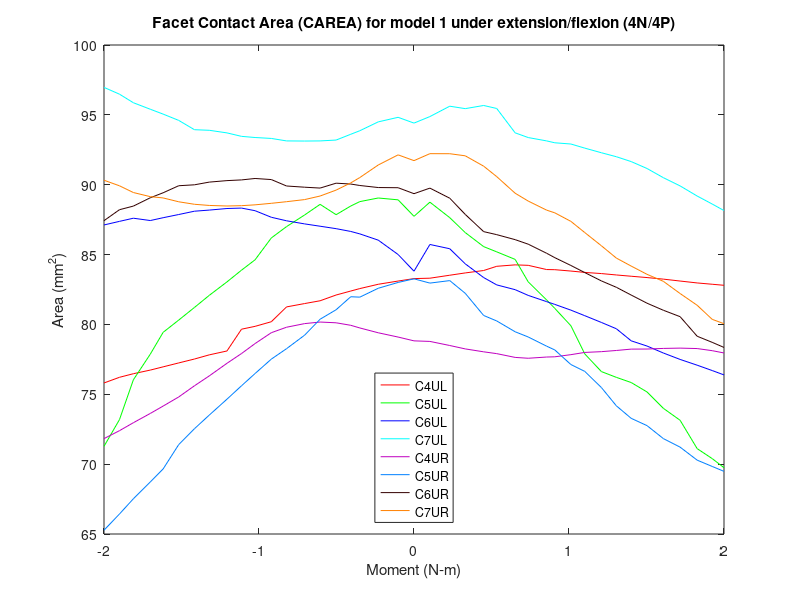

Here is the MATLAB script that generated this plot:
% Facet Contact Area (CAREA)
% model1_SlideSlide_Tether/4n & 4p
clear all;
%% 4P
figure (4)

c4ulxp=[2 2.05126 2.11533 2.16533 2.2247 2.26689 2.32627 2.36846 2.42783 2.4542 2.50615 2.55076 2.60453 2.65273 2.70062 2.75176 2.80444 2.85837 2.91342 2.96196 3 ]-2;
c4ulyp=[83.2809 83.3093 83.5218 83.6865 83.8596 84.1609 84.2636 84.2299 83.9285 83.9185 83.8204 83.724 83.6401 83.541 83.4492 83.3544 83.2424 83.1062 82.9699 82.8756 82.8013];

c4urxp=[2 2.05126 2.11533 2.16533 2.2247 2.26689 2.32627 2.36846 2.42783 2.4542 2.50615 2.55076 2.60453 2.65273 2.70062 2.75176 2.80444 2.85837 2.91342 2.96196 3 ]-2;
c4uryp=[78.8243 78.7846 78.4918 78.2483 78.0398 77.9096 77.6397 77.5791 77.6669 77.6832 77.8366 77.996 78.0514 78.1359 78.2333 78.2389 78.2832 78.3049 78.2734 78.1219 77.958 ];

c5ulxp=[2 2.05126 2.11533 2.16533 2.2247 2.26689 2.32627 2.36846 2.42783 2.4542 2.50615 2.55076 2.60453 2.65273 2.70062 2.75176 2.80444 2.85837 2.91342 2.96196 3 ]-2;
c5ulyp=[87.7379 88.7514 87.6425 86.5736 85.5691 85.1944 84.655 83.0464 81.7533 81.1481 79.9053 77.8934 76.6247 76.2123 75.8414 75.1661 73.9945 73.1407 71.1103 70.3967 69.7459 ];

c5urxp=[2 2.05126 2.11533 2.16533 2.2247 2.26689 2.32627 2.36846 2.42783 2.4542 2.50615 2.55076 2.60453 2.65273 2.70062 2.75176 2.80444 2.85837 2.91342 2.96196 3 ]-2;
c5uryp=[83.2642 82.9587 83.137 82.2274 80.641 80.2486 79.4751 79.1019 78.4447 78.1734 77.1287 76.6406 75.482 74.175 73.2783 72.7561 71.8277 71.2177 70.2861 69.8353 69.4839];

c6ulxp=[2 2.05126 2.11533 2.16533 2.2247 2.26689 2.32627 2.36846 2.42783 2.4542 2.50615 2.55076 2.60453 2.65273 2.70062 2.75176 2.80444 2.85837 2.91342 2.96196 3 ]-2;
c6ulyp=[83.8105 85.7227 85.4174 84.3367 83.3548 82.8295 82.4881 82.0777 81.6312 81.4341 81.023 80.6268 80.1419 79.691 78.8267 78.4528 77.9538 77.4956 77.0829 76.6992 76.3865  ];

c6urxp=[2 2.05126 2.11533 2.16533 2.2247 2.26689 2.32627 2.36846 2.42783 2.4542 2.50615 2.55076 2.60453 2.65273 2.70062 2.75176 2.80444 2.85837 2.91342 2.96196 3 ]-2;
c6uryp=[89.3584 89.757 89.0343 87.8739 86.6421 86.4257 86.0684 85.7441 85.094 84.7786 84.2194 83.7126 83.1145 82.6582 82.1028 81.5185 81.0143 80.5555 79.1549 78.7175 78.3531];

c7ulxp=[2 2.05126 2.11533 2.16533 2.2247 2.26689 2.32627 2.36846 2.42783 2.4542 2.50615 2.55076 2.60453 2.65273 2.70062 2.75176 2.80444 2.85837 2.91342 2.96196 3 ]-2;
c7ulyp=[94.4104 94.8779 95.6195 95.4453 95.6715 95.4561 93.7136 93.3756 93.1361 93.0017 92.9131 92.6203 92.2881 92.0041 91.6554 91.1601 90.5027 89.9154 89.1904 88.6175 88.1508 ];

c7urxp=[2 2.05126 2.11533 2.16533 2.2247 2.26689 2.32627 2.36846 2.42783 2.4542 2.50615 2.55076 2.60453 2.65273 2.70062 2.75176 2.80444 2.85837 2.91342 2.96196 3 ]-2;
c7uryp=[91.7238 92.2223 92.2188 92.0692 91.3273 90.5782 89.3912 88.8295 88.1809 87.9872 87.3758 86.5773 85.6301 84.749 84.1767 83.5858 83.0839 82.2131 81.3711 80.3631 80.0537];

%% 4N

c4ulxn=-1*[2 2.05126 2.11533 2.17471 2.20404 2.25121 2.30289 2.35286 2.41117 2.46025 2.51267 2.5564 2.60334 2.66048 2.70822 2.759 2.80923 2.85061 2.90524 2.95003 3]+2;
c4ulyn=[83.2809 83.1054 82.8745 82.5663 82.3906 82.106 81.6938 81.4939 81.2542 80.1936 79.8629 79.6591 78.0999 77.8219 77.524 77.2445 76.9645 76.733 76.4725 76.2166 75.8099];

c4urxn=-1*[2 2.05126 2.11533 2.17471 2.20404 2.25121 2.30289 2.35286 2.41117 2.46025 2.51267 2.5564 2.60334 2.66048 2.70822 2.759 2.80923 2.85061 2.90524 2.95003 3]+2;
c4uryn=[78.8243 79.0964 79.4025 79.7476 79.938 80.1173 80.1712 80.059 79.7998 79.4084 78.63 77.9171 77.2173 76.3153 75.6086 74.8092 74.1569 73.63 72.9655 72.3963 71.828];

c5ulxn=-1*[2 2.05126 2.11533 2.17471 2.20404 2.25121 2.30289 2.35286 2.41117 2.46025 2.51267 2.5564 2.60334 2.66048 2.70822 2.759 2.80923 2.85061 2.90524 2.95003 3]+2;
c5ulyn=[87.7379 88.918 89.0495 88.7912 88.4758 87.8546 88.5948 87.8341 87.0009 86.19 84.6259 83.8843 83.0444 82.0805 81.2152 80.3113 79.4345 77.8762 76.0379 73.1907 71.2754];

c5urxn=-1*[2 2.05126 2.11533 2.17471 2.20404 2.25121 2.30289 2.35286 2.41117 2.46025 2.51267 2.5564 2.60334 2.66048 2.70822 2.759 2.80923 2.85061 2.90524 2.95003 3]+2;
c5uryn=[83.2642 83.0055 82.589 81.9531 81.9817 81.0521 80.3732 79.2307 78.2641 77.5166 76.4861 75.6097 74.6498 73.5098 72.5359 71.3984 69.6579 68.7267 67.5222 66.4326 65.2717];

c6ulxn=-1*[2 2.05126 2.11533 2.17471 2.20404 2.25121 2.30289 2.35286 2.41117 2.46025 2.51267 2.5564 2.60334 2.66048 2.70822 2.759 2.80923 2.85061 2.90524 2.95003 3]+2;
c6ulyn=[83.8105 85.0042 86.0329 86.4803 86.6554 86.8546 87.0292 87.1958 87.4182 87.6701 88.1403 88.3277 88.2973 88.1842 88.1043 87.8668 87.6386 87.436 87.6023 87.3772 87.1197];

c6urxn=-1*[2 2.05126 2.11533 2.17471 2.20404 2.25121 2.30289 2.35286 2.41117 2.46025 2.51267 2.5564 2.60334 2.66048 2.70822 2.759 2.80923 2.85061 2.90524 2.95003 3]+2;
c6uryn=[89.3584 89.7851 89.7981 89.9446 90.0486 90.1101 89.76 89.822 89.9088 90.3691 90.4466 90.3441 90.2937 90.1866 89.9937 89.9274 89.4237 89.0667 88.47 88.2121 87.4268];

c7ulxn=-1*[2 2.05126 2.11533 2.17471 2.20404 2.25121 2.30289 2.35286 2.41117 2.46025 2.51267 2.5564 2.60334 2.66048 2.70822 2.759 2.80923 2.85061 2.90524 2.95003 3]+2;
c7ulyn=[94.4104 94.8242 94.4982 93.8647 93.6108 93.1968 93.135 93.1258 93.1352 93.3125 93.3791 93.4615 93.7092 93.8962 93.9373 94.6037 95.0539 95.4019 95.8675 96.4799 96.9672];

c7urxn=-1*[2 2.05126 2.11533 2.17471 2.20404 2.25121 2.30289 2.35286 2.41117 2.46025 2.51267 2.5564 2.60334 2.66048 2.70822 2.759 2.80923 2.85061 2.90524 2.95003 3]+2;
c7uryn=[91.7238 92.1373 91.4118 90.5142 90.1307 89.6149 89.1907 88.9356 88.7851 88.6694 88.5603 88.5 88.4766 88.5165 88.5997 88.7784 89.0539 89.146 89.4407 89.9216 90.3204 ];
%% left

c4xl=2*[flip(c4ulxn(2:21)),c4ulxp];
c4yl=[flip(c4ulyn(2:21)),c4ulyp];
a=plot(c4xl,c4yl,'r');
hold on

c5xl=2*[flip(c5ulxn(2:21)),c5ulxp];
c5yl=[flip(c5ulyn(2:21)),c5ulyp];
b=plot(c5xl,c5yl,'g');
hold on

c6xl=2*[flip(c6ulxn(2:21)),c6ulxp];
c6yl=[flip(c6ulyn(2:21)),c6ulyp];
c=plot(c6xl,c6yl,'b');
hold on

c7xl=2*[flip(c7ulxn(2:21)),c7ulxp];
c7yl=[flip(c7ulyn(2:21)),c7ulyp];
d=plot(c7xl,c7yl,'c');
hold on
%% Right

c4xr=2*[flip(c4urxn(2:21)),c4urxp];
c4yr=[flip(c4uryn(2:21)),c4uryp];
e=plot(c4xr,c4yr,'color',[0.75, 0, 0.75]);
hold on

c5xr=2*[flip(c5urxn(2:21)),c5urxp];
c5yr=[flip(c5uryn(2:21)),c5uryp];
f=plot(c5xr,c5yr,'color',[0 0.5 1]);
hold on

c6xr=2*[flip(c6urxn(2:21)),c6urxp];
c6yr=[flip(c6uryn(2:21)),c6uryp];
g=plot(c6xr,c6yr,'color',[0.2 0 0]);
hold on

c7xr=2*[flip(c7urxn(2:21)),c7urxp];
c7yr=[flip(c7uryn(2:21)),c7uryp];
h=plot(c7xr,c7yr,'color',[1 .5 0]);

leg=[a,b,c,d,e,f,g,h];
title('Facet Contact Area (CAREA) for model 1 under extension/flexion (4N/4P)')
xlabel('Moment (N-m)')
ylabel('Area (mm^2)')
legend(leg,'C4UL','C5UL','C6UL','C7UL','C4UR','C5UR','C6UR','C7UR','location','south')
